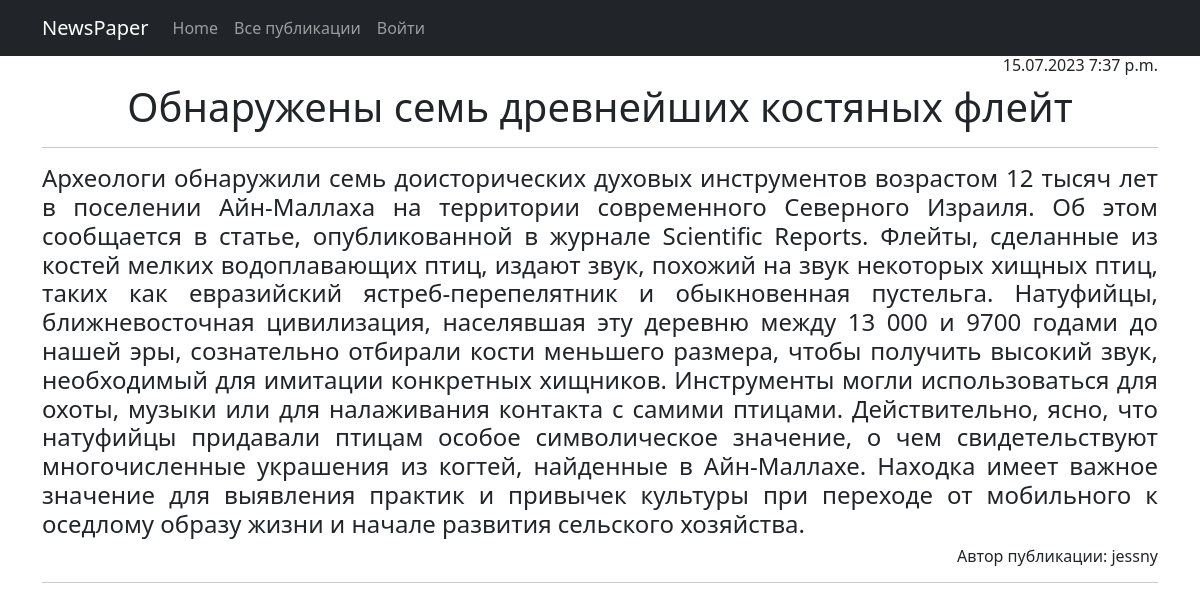
The page /news/21 on the database its author committed.
### news/models.py (models this page shows, shortened)
class Post(models.Model):
    create_time = models.DateTimeField(auto_now_add=True)
    type = models.CharField(max_length=2, choices=TYPES, default=news)
    title = models.CharField(max_length=255)
    content = models.TextField()
    post_rating = models.IntegerField(default=0)
    author = models.ForeignKey(Author, on_delete=models.PROTECT)
    category = models.ManyToManyField(Category, through='PostCategory')

class Author(models.Model):
    name = models.OneToOneField(User, on_delete=models.PROTECT)
    user_rating = models.IntegerField(default=0)

### news/views.py (the view)
# urls.py: path('<int:pk>', cache_page(300)(PostDetail.as_view()), name='post_detail'),
class PostDetail(DetailView):
    model = Post
    template_name = 'one_news.html'
    context_object_name = 'post'
    def get_object(self, *args, **kwargs):
        obj = cache.get(f'post-{self.kwargs["pk"]}', None)
        if not obj:
            obj = super().get_object(queryset=self.queryset)
            cache.set(f'post-{self.kwargs["pk"]}', obj)
        return obj

### news/templatetags/custom_filters.py (called while the page is built)
@register.filter()
def censor(word):
    bad_words = ['редиска', 'мат']
    if isinstance(word, str):
        for i in word.split():
            if i in bad_words:
                word = word.replace(i, i[0] + '*' * len(i[1:]))
    return word

### templates/one_news.html (shortened to what this page needs)
{% extends 'flatpages/default.html' %}
{% load custom_filters %}
{% block content %}
<h6 align="right">{{ post.create_time|date:'d.m.Y P' }}</h6>
<h1>{{ post.title|censor }}</h1>
<hr>
<h4 align="justify">{{ post.content|censor }}</h4>
<h6 align="right">Автор публикации: {{ post.author.name }}</h6>
<hr>
{% endblock content %}

### rows shown on the page
Post: create_time "15.07.2023 7:37 p.m.", title|censor "Обнаружены семь древнейших костяных флейт", content|censor "Археологи обнаружили семь доисторических духовых инструментов возрастом 12 тысяч лет в поселении Айн-Маллаха на территории современного Северного Израиля. Об этом сообщается в статье, опубликованной в журнале Scientific Reports. Флейты, сделанные из костей мелких водоплавающих птиц, издают звук, похожий на звук некоторых хищных птиц, таких как евразийский ястреб-перепелятник и обыкновенная пустельга. Натуфийцы, ближневосточная цивилизация, населявшая эту деревню между 13 000 и 9700 годами до нашей эры, сознательно отбирали кости меньшего размера, чтобы получить высокий звук, необходимый для имитации конкретных хищников. Инструменты могли использоваться для охоты, музыки или для налаживания…", author.name "jessny"
